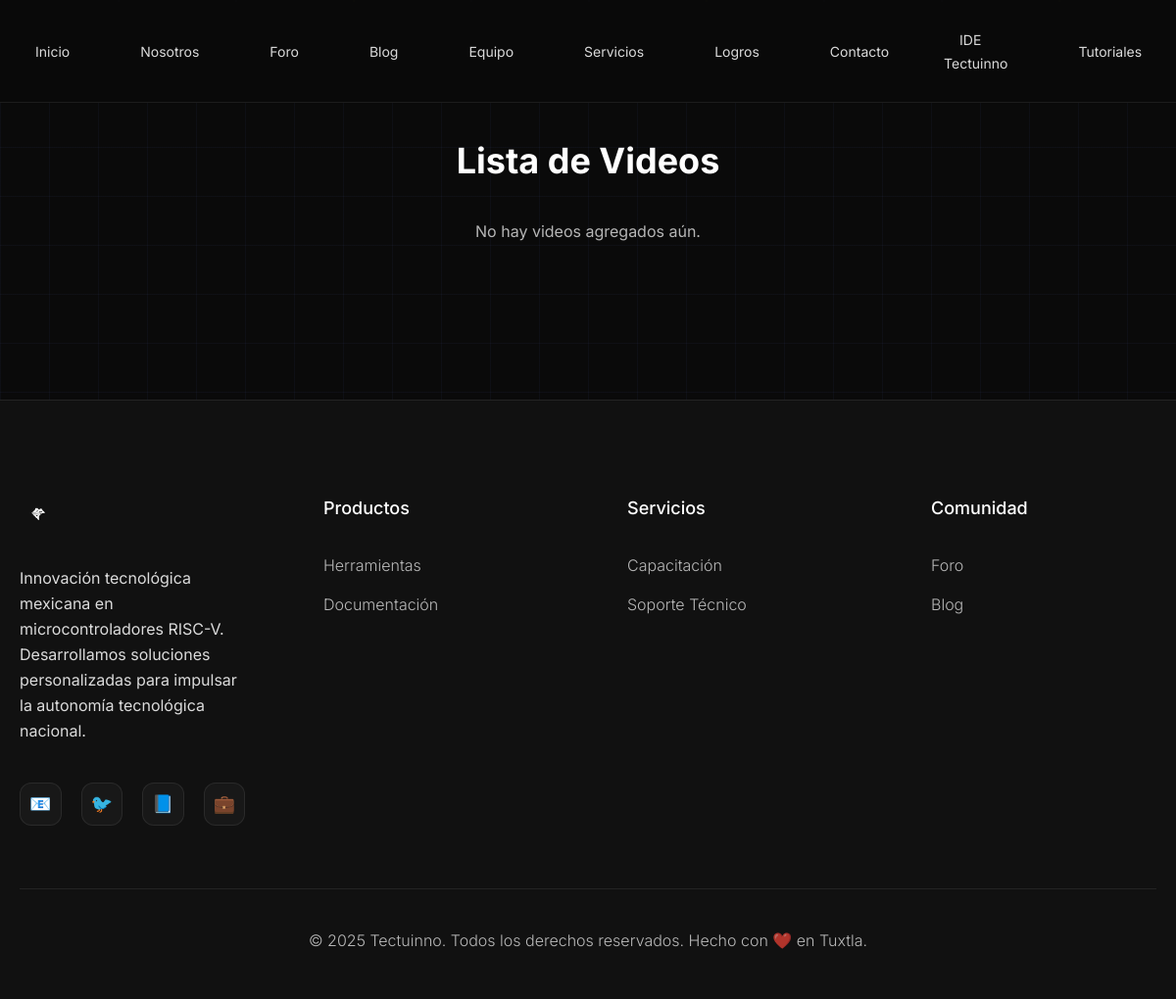
The page /videos/ on the database as committed earlier.
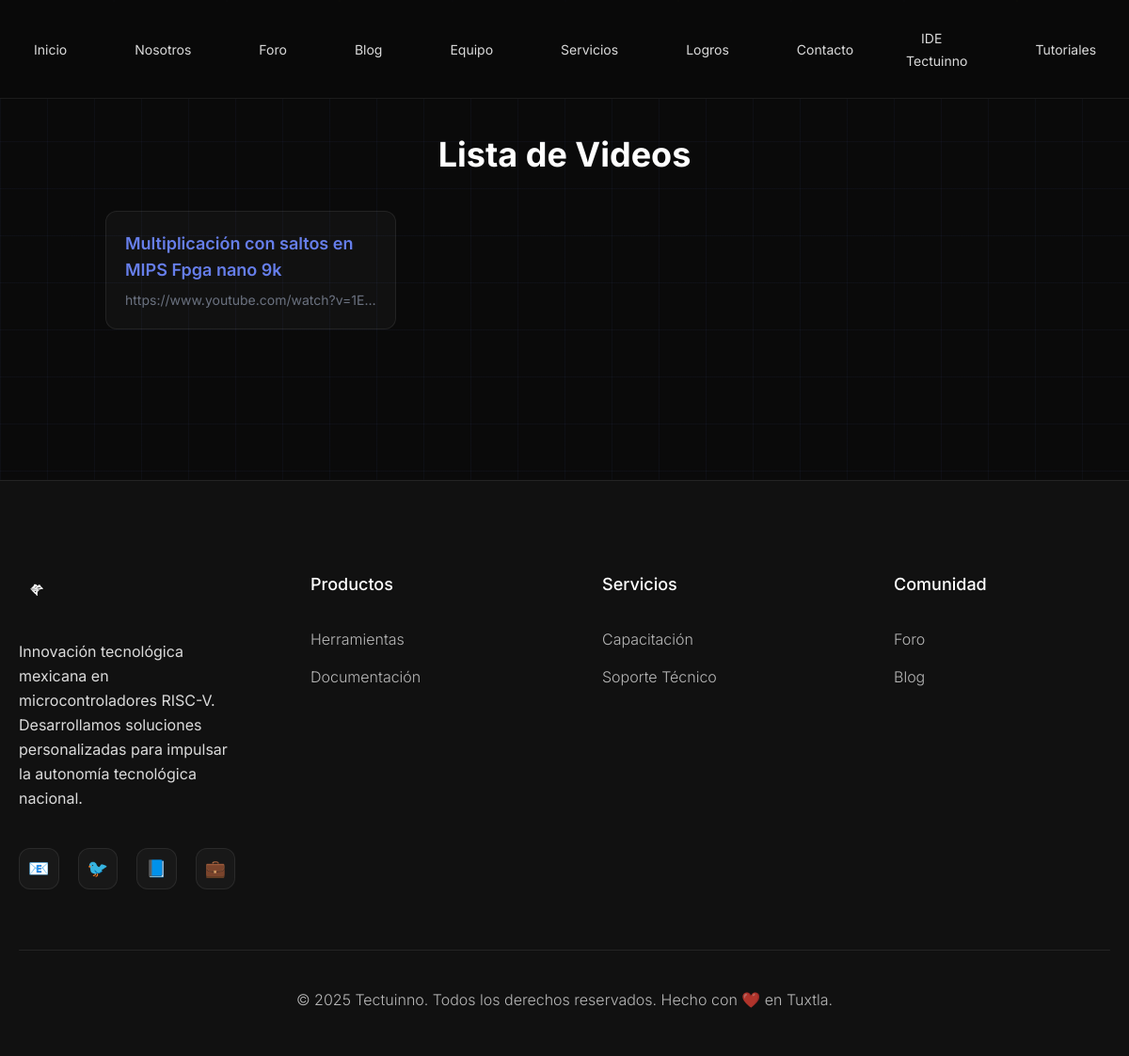
The same page on the database as committed later.
### videos/models.py (models this page shows, shortened)
class Video(models.Model):
    titulo = models.CharField(max_length=255)
    url = models.URLField()

### videos/views.py (the view)
# urls.py: path('', list_videos, name='list_videos'),
def list_videos(request):
    videos = Video.objects.all()
    context = {
        'videos': videos,
    }
    return render(request, 'videos/list_videos.html', context)

### templates/videos/list_videos.html (shortened to what this page needs)
{% extends "page/base.html" %}
{% block content %}
<div class="max-w-5xl mx-auto px-6 py-16 mt-20 fade-in-up">
    <h1 class="text-4xl font-bold mb-10 text-primary text-center">
        Lista de Videos
    </h1>
    <div class="grid grid-cols-1 sm:grid-cols-2 lg:grid-cols-3 gap-6">
        {% for video in videos %}
        <div class="bg-card border border-primary rounded-xl p-5
                    transition-all duration-300
                    hover:bg-card-hover hover:border-hover
                    hover:shadow-lg cursor-pointer fade-in-up">
            <a href="{% url 'ver_video' video.id %}" class="block">
                <h2 class="text-lg font-semibold text-accent mb-2">
                    {{ video.titulo }}
                </h2>
                <p class="text-sm text-gray-500 truncate">
                    {{ video.url }}
                </p>
            </a>
        </div>
        {% empty %}
        <p class="text-center text-muted col-span-full">
            No hay videos agregados aún.
        </p>
        {% endfor %}
    </div>
</div>
{% endblock %}

### templates/page/base.html (shortened to what this page needs)
<!DOCTYPE html>
<html lang="es">
<head>
    <script src="https://cdn.tailwindcss.com"></script>
</head>
<body>
    <div class="particles">
    </div>
    {% include 'page/header.html' %}
    <main>
        {% block content %}
        {% endblock %}
    </main>
    {% include 'page/footer.html' %}
</body>
</html>

### templates/page/header.html (shortened to what this page needs)
{% load static %}
<nav class="fixed top-0 left-0 w-full z-50 py-5 backdrop-blur-xl border-b transition-all duration-300"
     style="background: var(--navbar-bg); border-color: var(--navbar-border);">
    <div class="max-w-7xl mx-auto px-5 flex justify-between items-center">
        <ul class="nav-menu-desktop hidden md:flex gap-10 items-center list-none">
            <li><a href="/#inicio" class="text-secondary hover:text-primary transition-colors duration-300 px-4 py-2 rounded-lg text-sm">Inicio</a></li>
            <li><a href="/#nosotros" class="text-secondary hover:text-primary transition-colors duration-300 px-4 py-2 rounded-lg text-sm">Nosotros</a></li>
            <li><a href="https://tectuinno.org/foro/" class="text-secondary hover:text-primary transition-colors duration-300 px-4 py-2 rounded-lg text-sm">Foro</a></li>
            <li><a href="{% url 'lista_publicaciones' %}" class="text-secondary hover:text-primary transition-colors duration-300 px-4 py-2 rounded-lg text-sm">Blog</a></li>
            <li><a href="/#equipo" class="text-secondary hover:text-primary transition-colors duration-300 px-4 py-2 rounded-lg text-sm">Equipo</a></li>
            <li><a href="/#servicios" class="text-secondary hover:text-primary transition-colors duration-300 px-4 py-2 rounded-lg text-sm">Servicios</a></li>
            <li><a href="/#logros" class="text-secondary hover:text-primary transition-colors duration-300 px-4 py-2 rounded-lg text-sm">Logros</a></li>
            <li><a href="/#contacto" class="text-secondary hover:text-primary transition-colors duration-300 px-4 py-2 rounded-lg text-sm">Contacto</a></li>
            <li><a href="{% url 'ide' %}" class="text-secondary hover:text-primary transition-colors duration-300 px-4 py-2 rounded-lg text-sm">IDE Tectuinno</a></li>
            <li><a href="{% url 'list_videos' %}" class="text-secondary hover:text-primary transition-colors duration-300 px-4 py-2 rounded-lg text-sm">Tutoriales</a></li>
        </ul>
        <div class="flex items-center">
        </div>
    </div>
</nav>

### templates/page/footer.html (shortened to what this page needs)
{% load static %}
<footer class="py-24 pb-12 border-t mt-24" style="border-color: var(--border-primary); background: var(--bg-secondary);" id="contacto">
    <div class="max-w-7xl mx-auto px-5">
        <div class="grid grid-cols-1 md:grid-cols-2 lg:grid-cols-4 gap-16 lg:gap-20 mb-16">
            <div class="footer-brand max-w-sm fade-in-up">
                <img src="{% static 'img/logo3.png' %}" alt="Tectuinno" class="h-10 mb-8" />
                <p class="text-secondary leading-relaxed mb-10 font-normal">
                    Innovación tecnológica mexicana en microcontroladores RISC-V.
                    Desarrollamos soluciones personalizadas para impulsar la autonomía tecnológica nacional.
                </p>
                <div class="social-links flex gap-5">
                    <a href="#" class="social-link w-11 h-11 bg-card border border-primary rounded-xl flex items-center justify-center no-underline transition-all duration-500 hover:bg-card-hover hover:border-hover hover:translate-y-[-3px] text-lg">
                        📧
                    </a>
                    <a href="#" class="social-link w-11 h-11 bg-card border border-primary rounded-xl flex items-center justify-center no-underline transition-all duration-500 hover:bg-card-hover hover:border-hover hover:translate-y-[-3px] text-lg">
                        🐦
                    </a>
                    <a href="#" class="social-link w-11 h-11 bg-card border border-primary rounded-xl flex items-center justify-center no-underline transition-all duration-500 hover:bg-card-hover hover:border-hover hover:translate-y-[-3px] text-lg">
                        📘
                    </a>
                    <a href="#" class="social-link w-11 h-11 bg-card border border-primary rounded-xl flex items-center justify-center no-underline transition-all duration-500 hover:bg-card-hover hover:border-hover hover:translate-y-[-3px] text-lg">
                        💼
                    </a>
                </div>
            </div>
            <div class="footer-section fade-in-up" style="animation-delay: 0.1s;">
                <h4 class="font-medium mb-8 text-primary text-lg">Productos</h4>
                <ul class="space-y-4 list-none">
                    <li>
                        <a href="#" class="text-muted no-underline transition-all duration-300 font-light hover:text-gold hover:translate-x-1">
                            Herramientas
                        </a>
                    </li>
                    <li>
                        <a href="#" class="text-muted no-underline transition-all duration-300 font-light hover:text-gold hover:translate-x-1">
                            Documentación
                        </a>
                    </li>
                </ul>
            </div>
            <div class="footer-section fade-in-up" style="animation-delay: 0.2s;">
                <h4 class="font-medium mb-8 text-primary text-lg">Servicios</h4>
                <ul class="space-y-4 list-none">
                    <li>
                        <a href="#" class="text-muted no-underline transition-all duration-300 font-light hover:text-gold hover:translate-x-1">
                            Capacitación
                        </a>
                    </li>
                    <li>
                        <a href="#" class="text-muted no-underline transition-all duration-300 font-light hover:text-gold hover:translate-x-1">
                            Soporte Técnico
                        </a>
                    </li>
                </ul>
            </div>
            <div class="footer-section fade-in-up" style="animation-delay: 0.3s;">
                <h4 class="font-medium mb-8 text-primary text-lg">Comunidad</h4>
                <ul class="space-y-4 list-none">
                    <li>
                        <a href="https://tectuinno.org/foro/" class="text-muted no-underline transition-all duration-300 font-light hover:text-gold hover:translate-x-1">
                            Foro
                        </a>
                    </li>
                    <li>
                        <a href="{% url 'lista_publicaciones' %}" class="text-muted no-underline transition-all duration-300 font-light hover:text-gold hover:translate-x-1">
                            Blog
                        </a>
                    </li>
                </ul>
            </div>
        </div>
        <div class="footer-bottom border-t pt-10 text-center" style="border-color: var(--border-primary);">
            <p class="text-muted font-light">
                &copy; 2025 Tectuinno. Todos los derechos reservados. Hecho con ❤️ en Tuxtla.
            </p>
        </div>
    </div>
</footer>

### templates/page/base.html (style rules this page uses)
:root { --bg-primary: #0a0a0a; --bg-secondary: #111111; --bg-card: rgba(255, 255, 255, 0.03); --bg-card-hover: rgba(255, 255, 255, 0.06); --border-primary: rgba(255, 255, 255, 0.08); --border-hover: rgba(102, 126, 234, 0.3); --text-primary: #ffffff; --text-secondary: rgba(255, 255, 255, 0.85); --text-muted: rgba(255, 255, 255, 0.7); --accent-primary: #667eea; --accent-secondary: #764ba2; --accent-gold: #ffd700; --particle-1: rgba(102, 126, 234, 0.5); --particle-2: rgba(118, 75, 162, 0.5); --particle-3: rgba(255, 215, 0, 0.4); --grid-color: rgba(102, 126, 234, 0.05); --navbar-bg: rgba(10, 10, 10, 0.95); --navbar-border: rgba(255, 255, 255, 0.08); }
* { margin: 0; padding: 0; box-sizing: border-box; }
body { font-family: 'Inter', -apple-system, BlinkMacSystemFont, 'Segoe UI', sans-serif; background: var(--bg-primary); color: var(--text-primary); overflow-x: hidden; line-height: 1.6; transition: all 0.3s ease; font-weight: 400; }
.particles { position: fixed; top: 0; left: 0; width: 100%; height: 100%; z-index: -1; pointer-events: none; }
.fade-in-up { opacity: 0; transform: translateY(50px); transition: all 0.8s ease; }
.fade-in-up.animate { opacity: 1; transform: translateY(0); }
.bg-card { background: var(--bg-card); }
.border-primary { border-color: var(--border-primary); }
.text-primary { color: var(--text-primary); }
.text-secondary { color: var(--text-secondary); }
.text-muted { color: var(--text-muted); }
.text-accent { color: var(--accent-primary); }

### templates/page/header.html (style rules this page uses)
@media (min-width: 768px) { .nav-menu-desktop { position: static !important; width: auto !important; height: auto !important; flex-direction: row !important; justify-content: center !important; padding-top: 0 !important; gap: 2.5rem !important; background: none !important; backdrop-filter: none !important; } }

### templates/page/footer.html (style rules this page uses)
.social-link { color: var(--text-primary); }

Rows that differ between the two databases and show on the page:
added Video: titulo "Multiplicación con saltos en MIPS Fpga nano 9k", url "https://www.youtube.com/watch?v=1E…"
Other text that changed with them:
text no longer shown: "No hay videos agregados aún."
